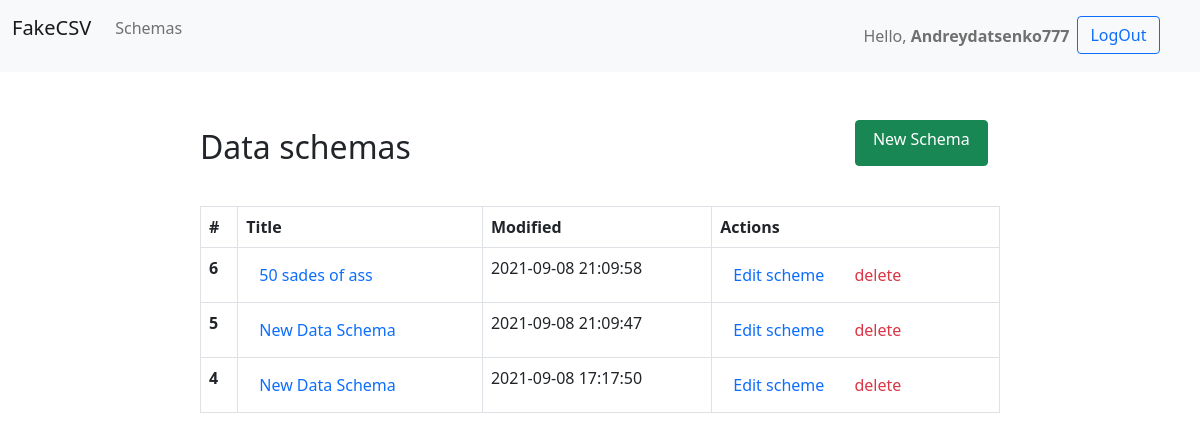
Page /profile/ (signed in) on the earlier database version.
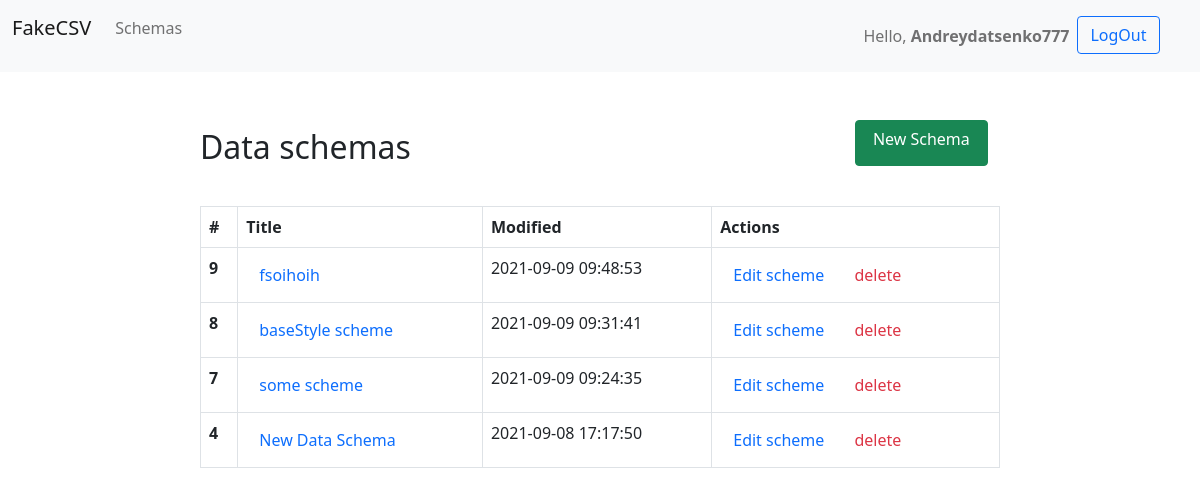
Same page on the later database version.
### users/models.py (models this page shows)
class BaseUser(AbstractUser):
    def __str__(self):
        return f'{self.username}'

### dataschems/models.py (models this page shows, shortened)
class ModelSchema(models.Model):
    FORMING = "FM"
    SENT_TO_PROCEED = "STP"
    PROCEEDED = "PRD"
    PAID = "PD"
    READY = "RDY"
    CANCEL = "CNC"
    STATUS = (
        (FORMING, "формируется"),
        (SENT_TO_PROCEED, "отправлен в обработку"),
        (PROCEEDED, "обрабатывается"),
        (PAID, "оплачен"),
        (READY, "готов к выдаче"),
        (CANCEL, "отменен"),
    )
    creator = models.ForeignKey(BaseUser, on_delete=models.CASCADE, verbose_name='создатель схемы')
    title = models.CharField(max_length=64, verbose_name='имя схемы')
    time_to_create = models.DateTimeField(auto_now_add=True, verbose_name='создана')
    time_to_update = models.DateTimeField(auto_now=True, verbose_name='обновлена')
    status = models.CharField(choices=STATUS, max_length=3, default=FORMING, verbose_name="статус")
    is_active = models.BooleanField(default=True, verbose_name="активен")
    class Meta:
        ordering = ('-time_to_update',)
        verbose_name = 'схема'
        verbose_name_plural = 'схемы'

### users/views.py (the view)
# urls.py: path('profile/', UserProfileView.as_view(), name='profile'),
class UserProfileView(ListView):
    template_name = 'users/base.html'
    model = BaseUser
    def get_context_data(self, *, object_list=None, **kwargs):
        context = super(UserProfileView, self).get_context_data(**kwargs)
        context['schemas'] = ModelSchema.objects.filter(creator=self.request.user)
        return context

### users/templates/users/base.html (shortened to what this page needs)
<!DOCTYPE html>
{% load static %}
<html lang="en">
<head>
    <link href="https://cdn.jsdelivr.net/npm/bootstrap@5.1.0/dist/css/bootstrap.min.css" rel="stylesheet"
>
</head>
<body>
<nav class="navbar navbar-expand-lg navbar-light bg-light">
    <div class="container-fluid">
        <ul class="navbar-nav">
            <li>
                <p class="navbar-brand">FakeCSV</p>
            </li>
            <li class="nav-item">
                <p class="nav-link">Schemas</p>
            </li>
        </ul>
        <div class="collapse navbar-collapse" id="navbarNav">
            <ul class="navbar-nav offset-md-8">
                {% if user.is_authenticated %}
                    <li class="nav-item">
                        <a class="nav-link" href="#">Hello, <strong>{{ user.username|title }}</strong></a>
                    </li>
                    <li class="nav-item">
                        <a class="btn btn-outline-primary" href="{% url 'users:logout' %}">LogOut</a>
                    </li>
                {% endif %}
            </ul>
        </div>
    </div>
</nav>
<div class="ml-4 col-sm-8 mt-5 col-lg-8 mx-auto">
    {% block content %}
        <div class="row ">
            <div class="row my-auto d-flex justify-content-between">
                <h2 class="font-weight-bold pt-2 col-md-4">Data schemas</h2>
                <a class="btn btn-success h3 col-md-2 offset-md-2"
                   href="{% url 'schemes:column_create' %}">New Schema</a>
            </div>
        </div>
        <br>
        {% include 'modelschema_list.html' %}
    {% endblock %}
</div>
</body>
</html>

### dataschems/templates/modelschema_list.html (shortened to what this page needs)
<table class="table table-bordered">
    <thead>
    <tr>
        <th scope="col">#</th>
        <th scope="col">Title</th>
        <th scope="col">Modified</th>
        <th scope="col">Actions</th>
    </tr>
    </thead>
    <tbody>
    {% for item in schemas %}
        <tr>
            <th scope="row">{{ item.pk }}</th>
            <td>
                <a href="{% url 'schemes:read' item.pk %}" class="btn btn-link text-decoration-none">{{ item.title }}</a>
            </td>
            <td>
                {{ item.time_to_update|date:"Y-m-d H:i:s" }}</td>
            <td>
                <a href="#" class="btn btn-link text-decoration-none">Edit scheme</a>
                <a href="{% url 'schemes:delete' item.pk %}" class="btn btn-link text-decoration-none text-danger">delete</a>
            </td>
        </tr>
    {% endfor %}
    </tbody>
</table>

Differences in the rows shown:
removed ModelSchema: pk "6", title "50 sades of ass", time_to_update "2021-09-08 21:09:58"
removed ModelSchema: pk "5", title "New Data Schema", time_to_update "2021-09-08 21:09:47"
added ModelSchema: pk "9", title "fsoihoih", time_to_update "2021-09-09 09:48:53"
added ModelSchema: pk "8", title "baseStyle scheme", time_to_update "2021-09-09 09:31:41"
added ModelSchema: pk "7", title "some scheme", time_to_update "2021-09-09 09:24:35"
